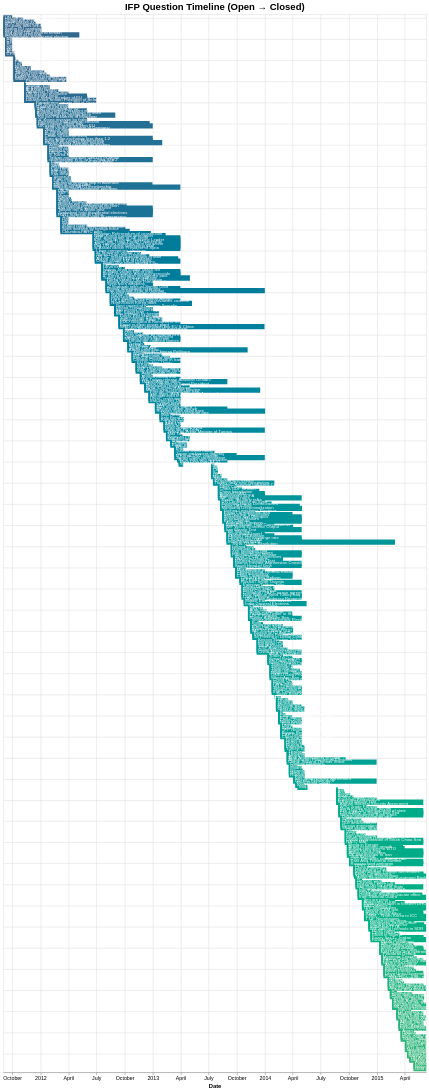

This figure's Vega-Lite source:
### Vega-Lite specification from a JSON file in a GitHub repository (floating-point values rounded to 4 significant figures; data arrays with more than 128 entries replaced by an {"elided": "..."} marker saying what was removed)
{"config": {"view": {"continuousWidth": 300, "continuousHeight": 300}, "legend": {"labelFontSize": 12, "symbolSize": 160, "titleFontSize": 14}, "title": {"fontSize": 18}}, "layer": [{"mark": {"type": "bar", "height": 10}, "encoding": {"color": {"field": "date_start", "legend": null, "scale": {"scheme": "viridis"}, "type": "temporal"}, "tooltip": [{"field": "ifp_id", "title": "IFP", "type": "nominal"}, {"field": "short_title", "title": "Title", "type": "nominal"}, {"field": "date_start", "title": "Opened", "type": "temporal"}, {"field": "date_closed", "title": "Closed", "type": "temporal"}], "x": {"field": "date_start", "title": "Date", "type": "temporal"}, "x2": {"field": "date_closed"}, "y": {"axis": {"domain": false, "labels": false, "ticks": false}, "field": "y_idx", "scale": {"domain": [-0.5, 497.5], "nice": false, "reverse": true}, "title": null, "type": "quantitative"}}, "name": "view_ea17d90df5f43c99_0"}, {"mark": {"type": "text", "align": "left", "color": "white", "dx": 3, "fontSize": 8}, "encoding": {"text": {"field": "short_title", "type": "nominal"}, "x": {"field": "date_start", "type": "temporal"}, "y": {"axis": {"domain": false, "labels": false, "ticks": false}, "field": "y_idx", "scale": {"domain": [-0.5, 497.5], "nice": false, "reverse": true}, "title": null, "type": "quantitative"}}}], "data": {"name": "data-e13ea748f2cd0d5752eca367bb0c5fce"}, "height": 6972, "params": [{"name": "param_db82be42624d4632", "select": {"type": "interval", "encodings": ["x"]}, "bind": "scales", "views": ["view_ea17d90df5f43c99_0"]}, {"name": "param_e9b61157fc812227", "select": {"type": "interval", "encodings": ["y"]}, "bind": "scales", "views": ["view_ea17d90df5f43c99_0"]}], "title": "IFP Question Timeline (Open → Closed)", "width": 800, "$schema": "https://vega.github.io/schema/vega-lite/v6.1.0.json", "datasets": {"data-e13ea748f2cd0d5752eca367bb0c5fce": {"elided": "498 records"}}}
